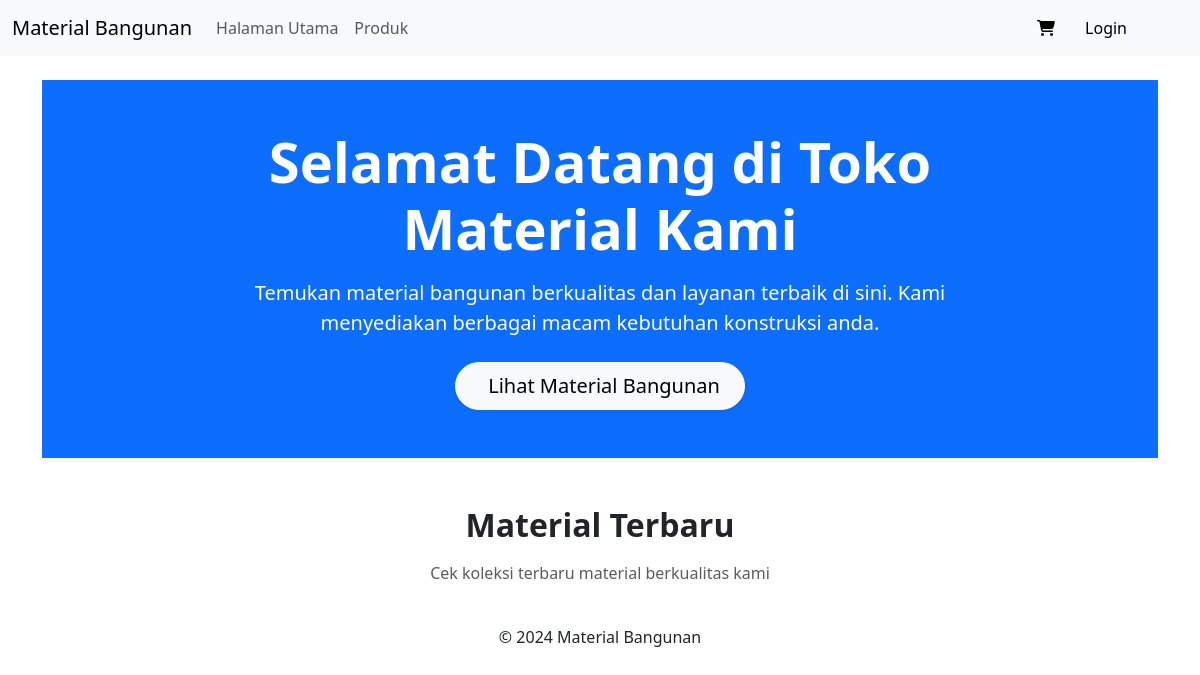
The app's page /, older data.
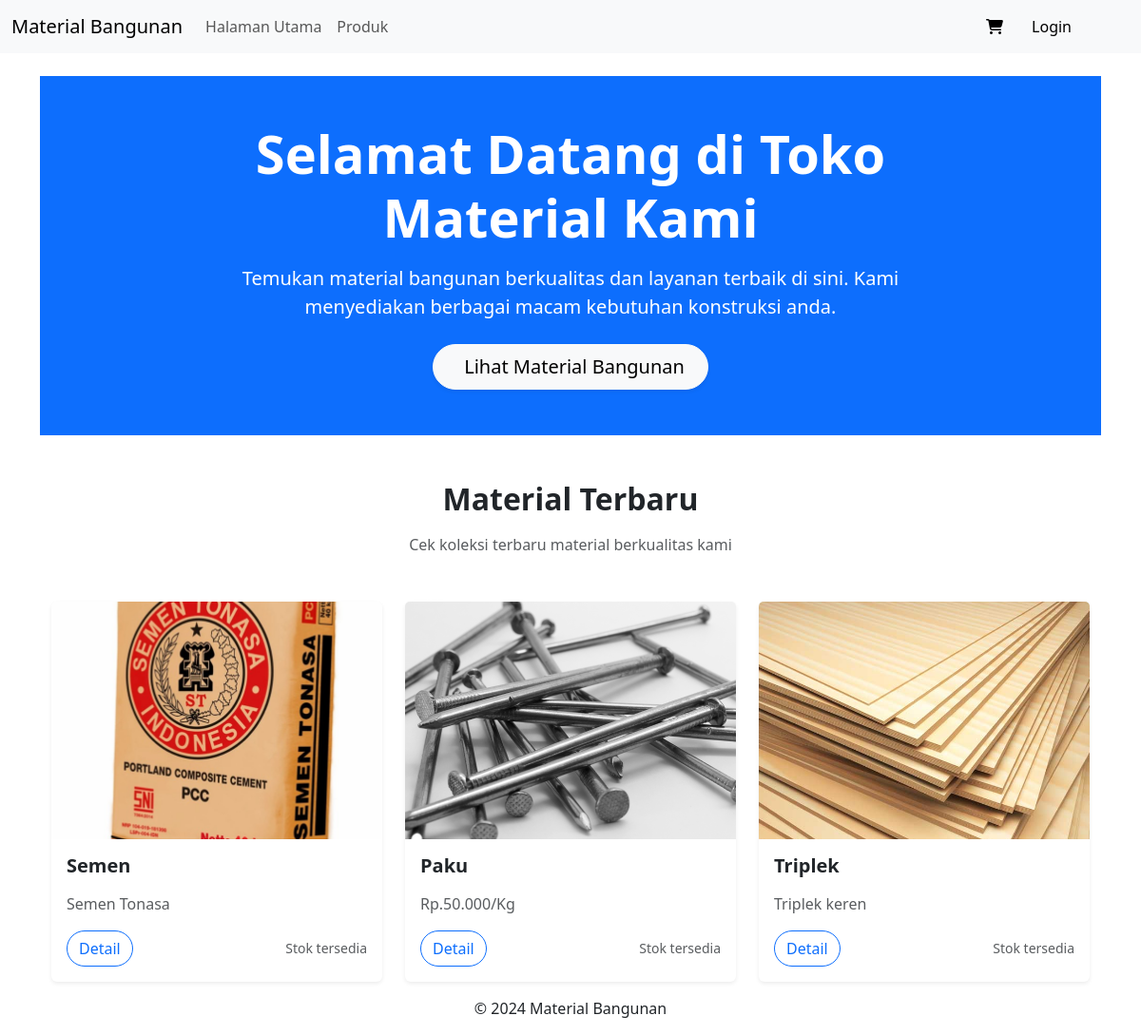
The same page, newer data.
### tables this page shows
CREATE TABLE `data_material` (
  `id_material` int(11) NOT NULL,
  `nama_material` varchar(50) NOT NULL,
  `deskripsi_material` varchar(255) NOT NULL,
  `harga_material` int(20) NOT NULL,
  `stok_material` int(20) NOT NULL,
  `gambar_material` varchar(255) NOT NULL
);

### index.php (the view, shortened to what this page needs)
<?php include 'partials/header.php'; ?>
<div class="container-fluid p-0">
    <div class="hero bg-primary text-white text-center py-5 mb-5">
        <div class="container">
            <div class="row justify-content-center">
                <div class="col-lg-8">
                    <h1 class="display-4 fw-bold mb-3">Selamat Datang di Toko Material Kami</h1>
                    <p class="lead mb-4">Temukan material bangunan berkualitas dan layanan terbaik di sini. Kami menyediakan berbagai macam kebutuhan konstruksi anda.</p>
                    <a href="material.php" class="btn btn-light btn-lg px-4 rounded-pill shadow-sm">
                        <i class="bi bi-cart-plus me-2"></i>Lihat Material Bangunan
                    </a>
                </div>
            </div>
        </div>
    </div>
    <section class="container">
        <div class="text-center mb-5">
            <h2 class="fw-bold mb-3">Material Terbaru</h2>
            <p class="text-muted">Cek koleksi terbaru material berkualitas kami</p>
        </div>
        <div class="row g-4">
            <?php
            $tampil = mysqli_query($koneksi, "SELECT * FROM data_material ORDER BY id_material DESC LIMIT 3");
            while ($data = mysqli_fetch_array($tampil)) :
            ?>
            <div class="col-md-4">
                <div class="card h-100 border-0 shadow-sm hover-lift">
                    <img src="<?= $data['gambar_material']; ?>"
                         class="card-img-top"
                         alt="<?= htmlspecialchars($data['nama_material']); ?>"
                         style="height: 250px; object-fit: cover;">
                    <div class="card-body">
                        <h5 class="card-title fw-bold mb-3"><?= htmlspecialchars($data['nama_material']) ?></h5>
                        <p class="card-text text-muted"><?= htmlspecialchars($data['deskripsi_material']) ?></p>
                        <div class="d-flex justify-content-between align-items-center mt-3">
                            <a href="detail_material.php?hal=detail&id=<?= $data['id_material'] ?>" class="btn btn-outline-primary rounded-pill">Detail</a>
                            <small class="text-muted">Stok tersedia</small>
                        </div>
                    </div>
                </div>
            </div>
            <?php endwhile; ?>
        </div>
    </section>
</div>
<?php include 'partials/footer.php'; ?>

Row changes from the older to the newer data that the page shows:
added data_material: gambar_material (picture), nama_material "Semen", deskripsi_material "Semen Tonasa"
added data_material: gambar_material (picture), nama_material "Paku", deskripsi_material "Rp.50.000/Kg"
added data_material: gambar_material (picture), nama_material "Triplek", deskripsi_material "Triplek keren"
